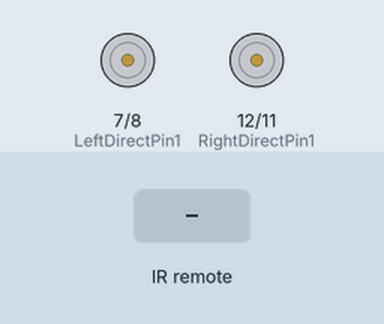
The sketch below on a simulated Arduino Uno, built with avr-gcc and run on an emulated ATmega328P. On the bench: motor-driver pin pairs drawn as motors (green arrow = first pin HIGH = forward, orange = second pin HIGH = backward, longer = more drive, scaled by the enable pin). The test bench sets the inputs (shaded band).

Above: at 1.2 s.
1.3 s: infrared code 0x00FF18E7 received
At 1.6 s:
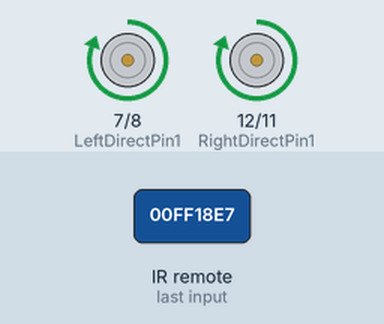
Timing chart, 0 to 4.3 s (numbered marks = the images above; inputs shaded):
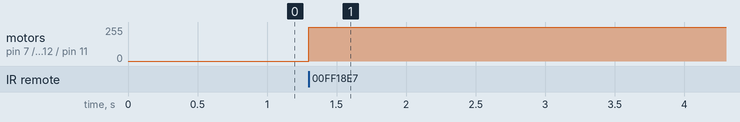

The sketch:

IR.ino
```cpp
// (licence header left out)
#include <IRremote.h>
#define IR_PIN    10 //IR receiver Signal pin connect to Arduino pin D10
 IRrecv IR(IR_PIN);  //   IRrecv object  IR get code from IR remoter
 decode_results IRresults;
#define speedPinR 9    //  RIGHT PWM pin connect MODEL-X ENA
#define RightDirectPin1  12    //Right Motor direction pin 1 to MODEL-X IN1
#define RightDirectPin2  11    //Right Motor direction pin 2 to MODEL-X IN2
#define speedPinL 6    // Left PWM pin connect MODEL-X ENB
#define LeftDirectPin1  7    //Left Motor direction pin 1 to MODEL-X IN3
#define LeftDirectPin2  8   //Left Motor direction pin 1 to MODEL-X IN4

 #define IR_ADVANCE       0x00FF18E7       //code from IR controller "▲" button
 #define IR_BACK          0x00FF4AB5       //code from IR controller "▼" button
 #define IR_RIGHT         0x00FF5AA5       //code from IR controller ">" button
 #define IR_LEFT          0x00FF10EF       //code from IR controller "<" button
 #define IR_STOP          0x00FF38C7       //code from IR controller "OK" button
 #define IR_turnsmallleft 0x00FFB04F       //code from IR controller "#" button

enum DN
{
  GO_ADVANCE, //go forward
  GO_LEFT, //left turn
  GO_RIGHT,//right turn
  GO_BACK,//backward
  STOP_STOP,
  DEF
}Drive_Num=DEF;

bool stopFlag = true;//set stop flag
bool JogFlag = false;
uint16_t JogTimeCnt = 0;
uint32_t JogTime=0;
uint8_t motor_update_flag = 0;
/***************motor control***************/
void go_Advance(int t = 0)  //Forward
{
  digitalWrite(RightDirectPin1, HIGH);
  digitalWrite(RightDirectPin2,LOW);
  digitalWrite(LeftDirectPin1,HIGH);
  digitalWrite(LeftDirectPin2,LOW);
  analogWrite(speedPinL,255);
  analogWrite(speedPinR,255);
  delay(t);
}
void go_Left(int t=0)  //Turn left
{
  digitalWrite(RightDirectPin1, HIGH);
  digitalWrite(RightDirectPin2,LOW);
  digitalWrite(LeftDirectPin1,LOW);
  digitalWrite(LeftDirectPin2,HIGH);
  analogWrite(speedPinL,200);
  analogWrite(speedPinR,200);
  delay(t);
}
void go_Right(int t=0)  //Turn right
{
  digitalWrite(RightDirectPin1, LOW);
  digitalWrite(RightDirectPin2,HIGH);
  digitalWrite(LeftDirectPin1,HIGH);
  digitalWrite(LeftDirectPin2,LOW);
  analogWrite(speedPinL,200);
  analogWrite(speedPinR,200);
  delay(t);
}
void go_Back(int t=0)  //Reverse
{
  digitalWrite(RightDirectPin1, LOW);
  digitalWrite(RightDirectPin2,HIGH);
  digitalWrite(LeftDirectPin1,LOW);
  digitalWrite(LeftDirectPin2,HIGH);
  analogWrite(speedPinL,255);
  analogWrite(speedPinR,255);
  delay(t);
}
void stop_Stop()    //Stop
{
  digitalWrite(RightDirectPin1, LOW);
  digitalWrite(RightDirectPin2,LOW);
  digitalWrite(LeftDirectPin1,LOW);
  digitalWrite(LeftDirectPin2,LOW);
}

/**************detect IR code***************/
void do_IR_Tick()
{
  if(IR.decode(&IRresults))
  {
    if(IRresults.value==IR_ADVANCE)
    {
      //Drive_Num=GO_ADVANCE;
      go_Advance();
    }
    else if(IRresults.value==IR_RIGHT)
    {
       Drive_Num=GO_RIGHT;
    }
    else if(IRresults.value==IR_LEFT)
    {
       Drive_Num=GO_LEFT;
    }
    else if(IRresults.value==IR_BACK)
    {
        Drive_Num=GO_BACK;
    }
    else if(IRresults.value==0)
    {
        Drive_Num=STOP_STOP;
    }
    IRresults.value = 0;
    IR.resume();
  }
}

/**************car control**************/
void do_Drive_Tick()
{
    switch (Drive_Num)
    {
      case GO_ADVANCE:go_Advance();/*JogFlag = true;JogTimeCnt = 1;JogTime=millis();break;*///if GO_ADVANCE code is detected, then go advance
      case GO_LEFT: go_Left();JogFlag = true;JogTimeCnt = 1;JogTime=millis();break;//if GO_LEFT code is detected, then turn left
      case GO_RIGHT:  go_Right();JogFlag = true;JogTimeCnt = 1;JogTime=millis();break;//if GO_RIGHT code is detected, then turn right
      case GO_BACK: go_Back();JogFlag = true;JogTimeCnt = 1;JogTime=millis();break;//if GO_BACK code is detected, then backward
      case STOP_STOP: stop_Stop();JogTime = 0;break;//stop
      default:break;
    }
    Drive_Num=DEF;
    /*
    //keep current moving mode for  200 millis seconds
    if(millis()-JogTime>=200)
    {
      JogTime=millis();
      if(JogFlag == true)
      {
        stopFlag = false;
        if(JogTimeCnt <= 0)
        {
          JogFlag = false; stopFlag = true;
        }
        JogTimeCnt--;
      }
      if(stopFlag == true)
      {
        JogTimeCnt=0;
        stop_Stop();
      }
    }
    */
}

void setup()
{
  pinMode(RightDirectPin1, OUTPUT);
  pinMode(RightDirectPin2, OUTPUT);
  pinMode(speedPinL, OUTPUT);
  pinMode(LeftDirectPin1, OUTPUT);
  pinMode(LeftDirectPin2, OUTPUT);
  pinMode(speedPinR, OUTPUT);
  stop_Stop();

  pinMode(IR_PIN, INPUT);
  digitalWrite(IR_PIN, HIGH);
  IR.enableIRIn();
}


void loop()
{
  do_IR_Tick();
  //do_Drive_Tick();
}
```

Measured:
- after the input at 1.3 s, motor on pin 7 (LeftDirectPin1) / pin 8 (LeftDirectPin2), motor on pin 12 (RightDirectPin1) / pin 11 (RightDirectPin2): stopped → forward 255/255 at once
